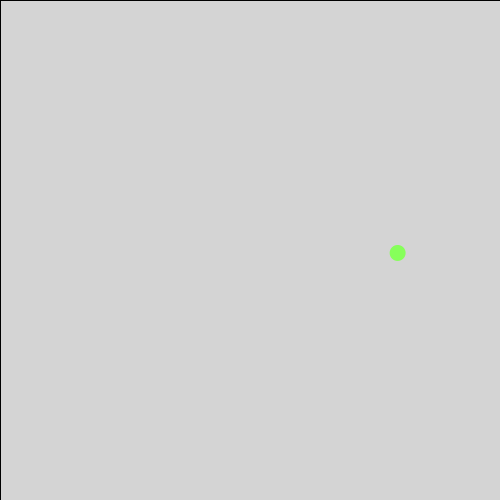
Frame 1 (no input)
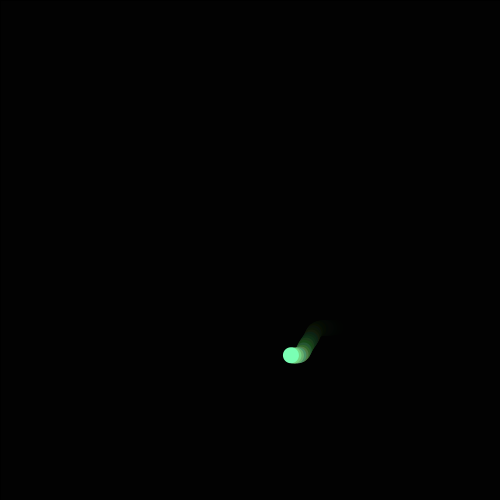
Frame 60 (the mouse pressed at the canvas centre just before this capture)
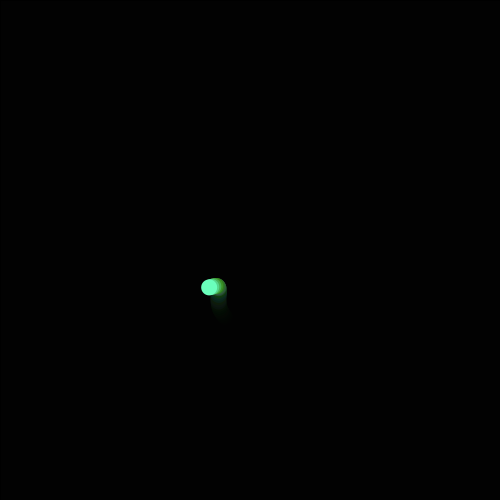
Frame 120 (the mouse held since frame 60 and released just before this capture)

The Processing sketch that drew these frames (run headless with seeded random() and noise(); from frame 60 on, the mouse is pressed at the canvas centre):

// Processing sketch: noisy_circle
// ── noisy_circle.pde
//  Title: Noisy Circle
//  Description: An example of using noise to make animations more interesting
//  Date Started: 2012 Mar 09
//  Last Modified: 2012 Mar 09
//  http://asymptoticdesign.wordpress.com/
//  This work is licensed under a Creative Commons 3.0 License.
//  (Attribution - NonCommerical - ShareAlike)
//  http://creativecommons.org/licenses/by-nc-sa/3.0/
//
//  In summary, you are free to copy, distribute, edit, and remix the work.
//  Under the conditions that you attribute the work to me, it is for
//  noncommercial purposes, and if you build upon this work or otherwise alter
//  it, you may only distribute the resulting work under this license.
//
//  Of course, the conditions may be waived with permission from the author.
//

//-----------------Globals
/* These are variables that you want to exist throughout the entire sketch.*/
float r = 150;
float theta = 0;
float theta_vel = 0.02;
float rad_vel = 7;
float centX, centY;
float radNoise;

//-----------------Setup
/*The code in setup() will only be run once in your sketch.  Use this space to set things up like
 the sketch size, background color, framerate, etc. etc.*/
void setup() {
  //setup the sketch parameters
  background(255);
  size(500, 500);
  frameRate(30);
  smooth();
  centX = width/2;
  centY = height/2;
  //seed noises
  radNoise = random(17);
}

//-----------------Main Loop
void draw() {
  fill(0,43);
  rect(0,0,width,height);
  //increment noise
  radNoise += 0.1;
  r += (noise(radNoise) - 0.5)*rad_vel;
  theta += theta_vel;
  float x = r*cos(theta) + centX;
  float y = r*sin(theta) + centY;
  //setup the parameters for drawign the ellipse
  noStroke();
  fill(255*noise(x),255,255*noise(y));
  //draw the ellipse
  ellipse(x, y, 16, 16);
  //update the position for the next frame
}
